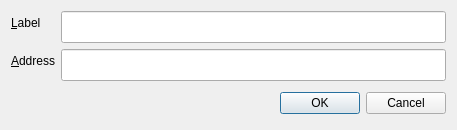
<?xml version="1.0" encoding="UTF-8"?>
<ui version="4.0">
 <class>EditAddressDialog</class>
 <widget class="QDialog" name="EditAddressDialog">
  <property name="geometry">
   <rect>
    <x>0</x>
    <y>0</y>
    <width>457</width>
    <height>126</height>
   </rect>
  </property>
  <property name="windowTitle">
   <string>Edit Address</string>
  </property>
  <layout class="QVBoxLayout" name="verticalLayout">
   <item>
    <layout class="QFormLayout" name="formLayout">
     <property name="fieldGrowthPolicy">
      <enum>QFormLayout::AllNonFixedFieldsGrow</enum>
     </property>
     <item row="0" column="0">
      <widget class="QLabel" name="label">
       <property name="text">
        <string>&amp;Label</string>
       </property>
       <property name="buddy">
        <cstring>labelEdit</cstring>
       </property>
      </widget>
     </item>
     <item row="0" column="1">
      <widget class="QLineEdit" name="labelEdit">
       <property name="minimumSize">
        <size>
         <width>0</width>
         <height>32</height>
        </size>
       </property>
       <property name="maximumSize">
        <size>
         <width>16777215</width>
         <height>32</height>
        </size>
       </property>
       <property name="toolTip">
        <string>The label associated with this address book entry</string>
       </property>
      </widget>
     </item>
     <item row="1" column="0">
      <widget class="QLabel" name="label_2">
       <property name="text">
        <string>&amp;Address</string>
       </property>
       <property name="buddy">
        <cstring>addressEdit</cstring>
       </property>
      </widget>
     </item>
     <item row="1" column="1">
      <widget class="QLineEdit" name="addressEdit">
       <property name="minimumSize">
        <size>
         <width>0</width>
         <height>32</height>
        </size>
       </property>
       <property name="maximumSize">
        <size>
         <width>16777215</width>
         <height>32</height>
        </size>
       </property>
       <property name="toolTip">
        <string>The address associated with this address book entry. This can only be modified for sending addresses.</string>
       </property>
      </widget>
     </item>
    </layout>
   </item>
   <item>
    <widget class="QDialogButtonBox" name="buttonBox">
     <property name="minimumSize">
      <size>
       <width>0</width>
       <height>32</height>
      </size>
     </property>
     <property name="maximumSize">
      <size>
       <width>16777215</width>
       <height>32</height>
      </size>
     </property>
     <property name="orientation">
      <enum>Qt::Horizontal</enum>
     </property>
     <property name="standardButtons">
      <set>QDialogButtonBox::Cancel|QDialogButtonBox::Ok</set>
     </property>
    </widget>
   </item>
  </layout>
 </widget>
 <resources/>
 <connections>
  <connection>
   <sender>buttonBox</sender>
   <signal>accepted()</signal>
   <receiver>EditAddressDialog</receiver>
   <slot>accept()</slot>
   <hints>
    <hint type="sourcelabel">
     <x>248</x>
     <y>254</y>
    </hint>
    <hint type="destinationlabel">
     <x>157</x>
     <y>274</y>
    </hint>
   </hints>
  </connection>
  <connection>
   <sender>buttonBox</sender>
   <signal>rejected()</signal>
   <receiver>EditAddressDialog</receiver>
   <slot>reject()</slot>
   <hints>
    <hint type="sourcelabel">
     <x>316</x>
     <y>260</y>
    </hint>
    <hint type="destinationlabel">
     <x>286</x>
     <y>274</y>
    </hint>
   </hints>
  </connection>
 </connections>
</ui>
